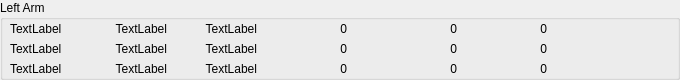
       <widget class="QGroupBox" name="groupBox_6">
        <property name="geometry">
         <rect>
          <x>20</x>
          <y>140</y>
          <width>680</width>
          <height>80</height>
         </rect>
        </property>
        <property name="title">
         <string>Left Arm</string>
        </property>
        <widget class="QLabel" name="jmax_19">
         <property name="geometry">
          <rect>
           <x>390</x>
           <y>60</y>
           <width>67</width>
           <height>17</height>
          </rect>
         </property>
         <property name="text">
          <string>0</string>
         </property>
         <property name="alignment">
          <set>Qt::AlignRight|Qt::AlignTrailing|Qt::AlignVCenter</set>
         </property>
        </widget>
        <widget class="QLabel" name="jstate_19">
         <property name="geometry">
          <rect>
           <x>100</x>
           <y>40</y>
           <width>67</width>
           <height>17</height>
          </rect>
         </property>
         <property name="text">
          <string>TextLabel</string>
         </property>
         <property name="alignment">
          <set>Qt::AlignRight|Qt::AlignTrailing|Qt::AlignVCenter</set>
         </property>
        </widget>
        <widget class="QLabel" name="jrawstate_19">
         <property name="geometry">
          <rect>
           <x>190</x>
           <y>60</y>
           <width>67</width>
           <height>17</height>
          </rect>
         </property>
         <property name="text">
          <string>TextLabel</string>
         </property>
         <property name="alignment">
          <set>Qt::AlignRight|Qt::AlignTrailing|Qt::AlignVCenter</set>
         </property>
        </widget>
        <widget class="QLabel" name="jmin_19">
         <property name="geometry">
          <rect>
           <x>280</x>
           <y>40</y>
           <width>67</width>
           <height>17</height>
          </rect>
         </property>
         <property name="text">
          <string>0</string>
         </property>
         <property name="alignment">
          <set>Qt::AlignRight|Qt::AlignTrailing|Qt::AlignVCenter</set>
         </property>
        </widget>
        <widget class="QLabel" name="jmin_20">
         <property name="geometry">
          <rect>
           <x>280</x>
           <y>20</y>
           <width>67</width>
           <height>17</height>
          </rect>
         </property>
         <property name="text">
          <string>0</string>
         </property>
         <property name="alignment">
          <set>Qt::AlignRight|Qt::AlignTrailing|Qt::AlignVCenter</set>
         </property>
        </widget>
        <widget class="QLabel" name="jmax_20">
         <property name="geometry">
          <rect>
           <x>390</x>
           <y>40</y>
           <width>67</width>
           <height>17</height>
          </rect>
         </property>
         <property name="text">
          <string>0</string>
         </property>
         <property name="alignment">
          <set>Qt::AlignRight|Qt::AlignTrailing|Qt::AlignVCenter</set>
         </property>
        </widget>
        <widget class="QLabel" name="jmin_21">
         <property name="geometry">
          <rect>
           <x>280</x>
           <y>60</y>
           <width>67</width>
           <height>17</height>
          </rect>
         </property>
         <property name="text">
          <string>0</string>
         </property>
         <property name="alignment">
          <set>Qt::AlignRight|Qt::AlignTrailing|Qt::AlignVCenter</set>
         </property>
        </widget>
        <widget class="QLabel" name="jrawstate_20">
         <property name="geometry">
          <rect>
           <x>190</x>
           <y>20</y>
           <width>67</width>
           <height>17</height>
          </rect>
         </property>
         <property name="text">
          <string>TextLabel</string>
         </property>
         <property name="alignment">
          <set>Qt::AlignRight|Qt::AlignTrailing|Qt::AlignVCenter</set>
         </property>
        </widget>
        <widget class="QLabel" name="jstate_20">
         <property name="geometry">
          <rect>
           <x>100</x>
           <y>20</y>
           <width>67</width>
           <height>17</height>
          </rect>
         </property>
         <property name="text">
          <string>TextLabel</string>
         </property>
         <property name="alignment">
          <set>Qt::AlignRight|Qt::AlignTrailing|Qt::AlignVCenter</set>
         </property>
        </widget>
        <widget class="QLabel" name="jname_19">
         <property name="geometry">
          <rect>
           <x>10</x>
           <y>60</y>
           <width>67</width>
           <height>17</height>
          </rect>
         </property>
         <property name="text">
          <string>TextLabel</string>
         </property>
         <property name="alignment">
          <set>Qt::AlignJustify|Qt::AlignVCenter</set>
         </property>
        </widget>
        <widget class="QLabel" name="jname_20">
         <property name="geometry">
          <rect>
           <x>10</x>
           <y>40</y>
           <width>67</width>
           <height>17</height>
          </rect>
         </property>
         <property name="text">
          <string>TextLabel</string>
         </property>
         <property name="alignment">
          <set>Qt::AlignJustify|Qt::AlignVCenter</set>
         </property>
        </widget>
        <widget class="QLabel" name="jstate_21">
         <property name="geometry">
          <rect>
           <x>100</x>
           <y>60</y>
           <width>67</width>
           <height>17</height>
          </rect>
         </property>
         <property name="text">
          <string>TextLabel</string>
         </property>
         <property name="alignment">
          <set>Qt::AlignRight|Qt::AlignTrailing|Qt::AlignVCenter</set>
         </property>
        </widget>
        <widget class="QLabel" name="jname_21">
         <property name="geometry">
          <rect>
           <x>10</x>
           <y>20</y>
           <width>67</width>
           <height>17</height>
          </rect>
         </property>
         <property name="text">
          <string>TextLabel</string>
         </property>
         <property name="alignment">
          <set>Qt::AlignJustify|Qt::AlignVCenter</set>
         </property>
        </widget>
        <widget class="QLabel" name="jmax_21">
         <property name="geometry">
          <rect>
           <x>390</x>
           <y>20</y>
           <width>67</width>
           <height>17</height>
          </rect>
         </property>
         <property name="text">
          <string>0</string>
         </property>
         <property name="alignment">
          <set>Qt::AlignRight|Qt::AlignTrailing|Qt::AlignVCenter</set>
         </property>
        </widget>
        <widget class="QLabel" name="jrawstate_21">
         <property name="geometry">
          <rect>
           <x>190</x>
           <y>40</y>
           <width>67</width>
           <height>17</height>
          </rect>
         </property>
         <property name="text">
          <string>TextLabel</string>
         </property>
         <property name="alignment">
          <set>Qt::AlignRight|Qt::AlignTrailing|Qt::AlignVCenter</set>
         </property>
        </widget>
        <widget class="QLabel" name="jmax_40">
         <property name="geometry">
          <rect>
           <x>480</x>
           <y>20</y>
           <width>67</width>
           <height>17</height>
          </rect>
         </property>
         <property name="text">
          <string>0</string>
         </property>
         <property name="alignment">
          <set>Qt::AlignRight|Qt::AlignTrailing|Qt::AlignVCenter</set>
         </property>
        </widget>
        <widget class="QLabel" name="jmax_41">
         <property name="geometry">
          <rect>
           <x>480</x>
           <y>60</y>
           <width>67</width>
           <height>17</height>
          </rect>
         </property>
         <property name="text">
          <string>0</string>
         </property>
         <property name="alignment">
          <set>Qt::AlignRight|Qt::AlignTrailing|Qt::AlignVCenter</set>
         </property>
        </widget>
        <widget class="QLabel" name="jmax_42">
         <property name="geometry">
          <rect>
           <x>480</x>
           <y>40</y>
           <width>67</width>
           <height>17</height>
          </rect>
         </property>
         <property name="text">
          <string>0</string>
         </property>
         <property name="alignment">
          <set>Qt::AlignRight|Qt::AlignTrailing|Qt::AlignVCenter</set>
         </property>
        </widget>
       </widget>
